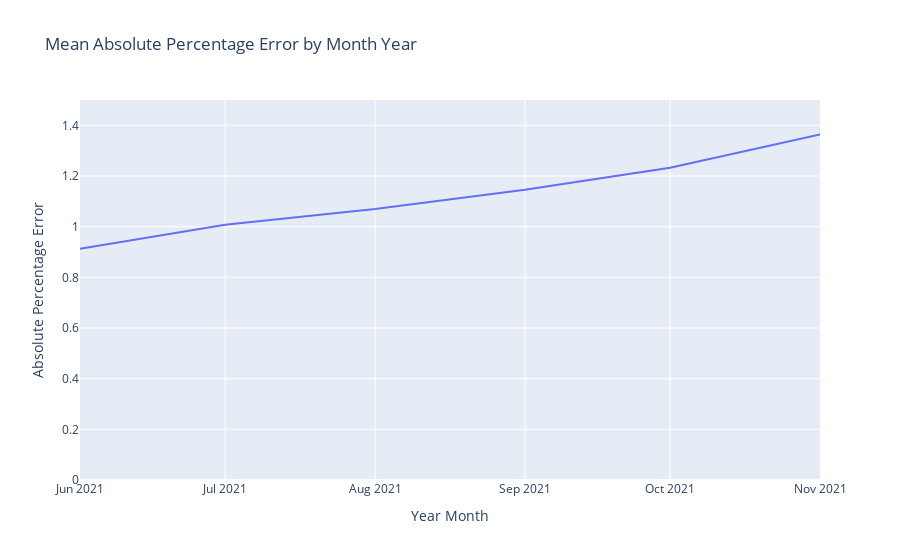

The notebook cell saved with this chart:
### Code cell
df_pred_viz = df_pred.copy()
# This gets the first of the month for each date
df_pred_viz["Year Month"] = df_pred_viz["Date"].to_numpy().astype("datetime64[M]")

df_pred_viz = df_pred_viz\
    .groupby(["Year Month"])\
    .mean()[["Squared Error", "Absolute Error", "Absolute Percentage Error"]]\
    .reset_index()

fig = px.line(
    df_pred_viz, 
    x = "Year Month", 
    y = "Absolute Percentage Error", 
    title = "Mean Absolute Percentage Error by Month Year",
)
fig.update(layout_yaxis_range = [0, 1.5] )
fig.show()

### Figure 1 — Plotly figure (JSON) as saved in the notebook; plotly's stock layout.template omitted (floating-point values rounded to 4 significant figures)
{"data": [{"hovertemplate": "Year Month=%{x}<br>Absolute Percentage Error=%{y}<extra></extra>", "legendgroup": "", "line": {"color": "#636efa", "dash": "solid"}, "marker": {"symbol": "circle"}, "mode": "lines", "name": "", "orientation": "v", "showlegend": false, "type": "scatter", "x": ["2021-06-01T00:00:00", "2021-07-01T00:00:00", "2021-08-01T00:00:00", "2021-09-01T00:00:00", "2021-10-01T00:00:00", "2021-11-01T00:00:00"], "xaxis": "x", "y": [0.9129, 1.008, 1.07, 1.146, 1.233, 1.364], "yaxis": "y"}], "layout": {"legend": {"tracegroupgap": 0}, "title": {"text": "Mean Absolute Percentage Error by Month Year"}, "xaxis": {"anchor": "y", "domain": [0, 1], "title": {"text": "Year Month"}}, "yaxis": {"anchor": "x", "domain": [0, 1], "range": [0, 1.5], "title": {"text": "Absolute Percentage Error"}}}}
